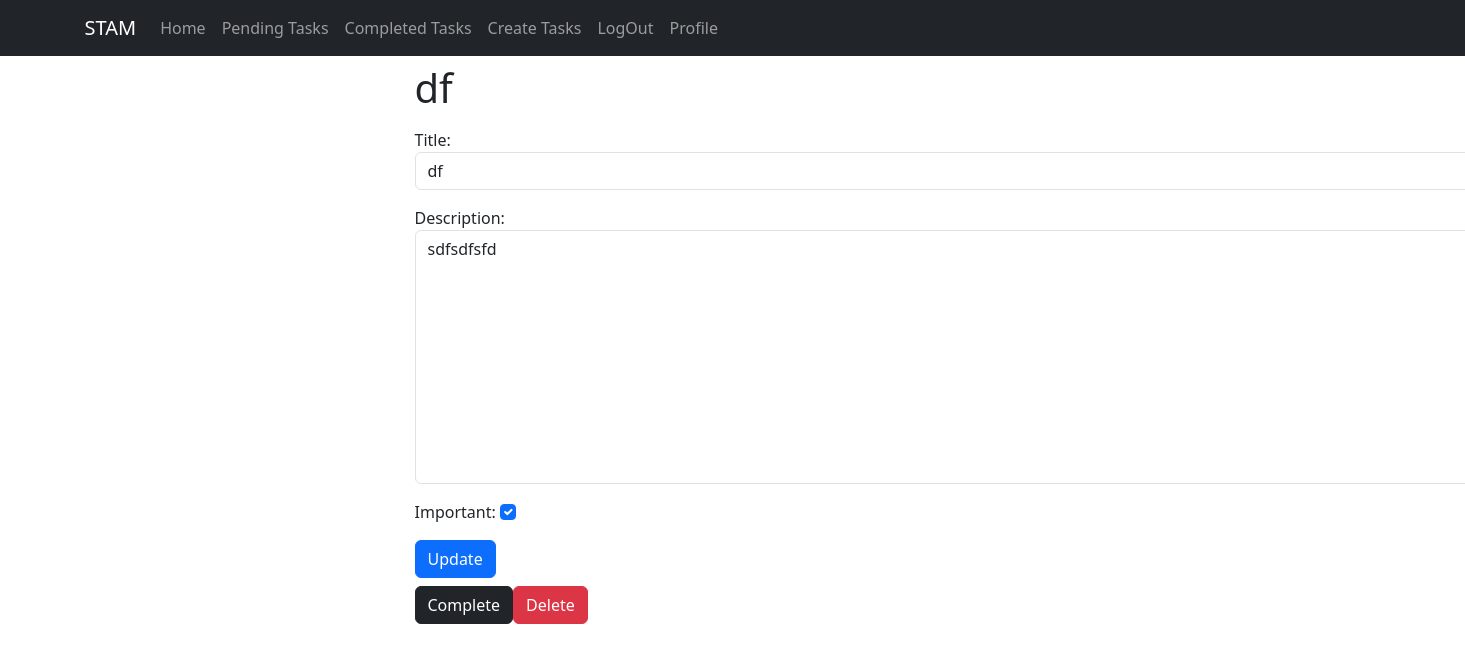
Page /tasks/2/ (signed in) on the earlier database version.
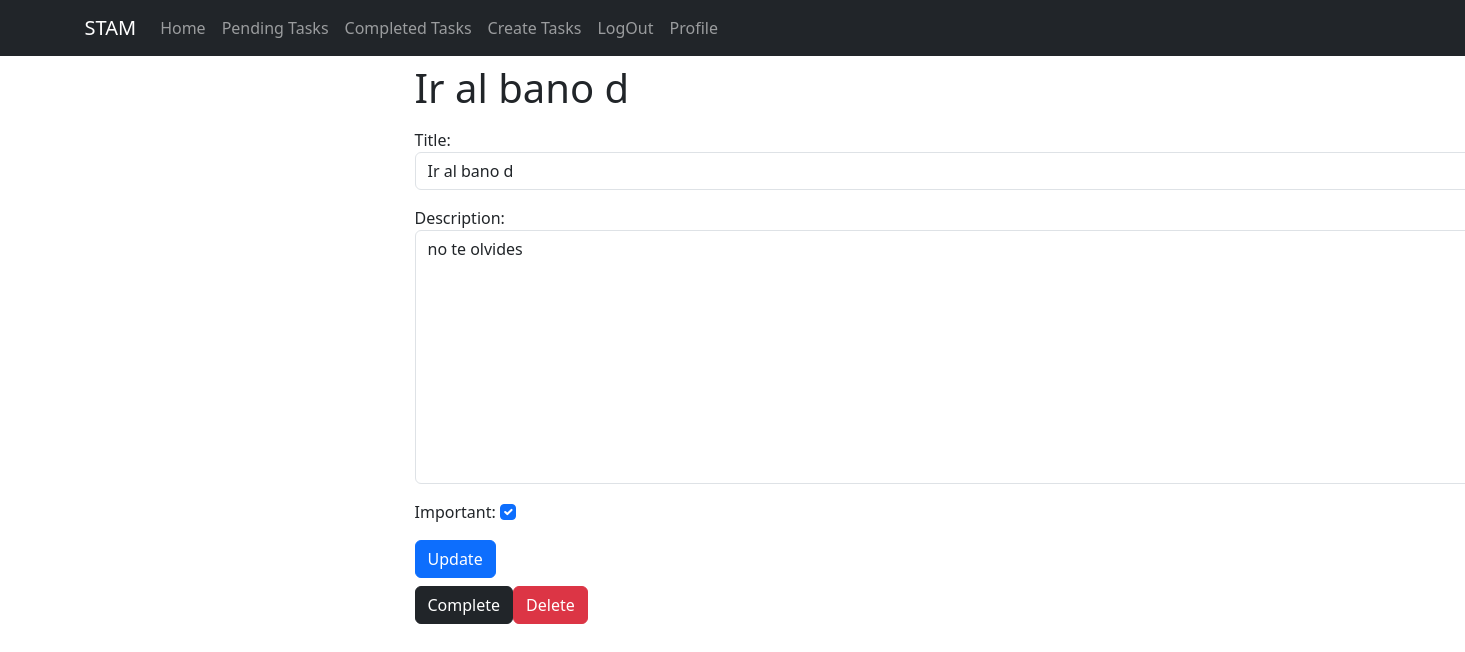
Same page on the later database version.
### tasks/models.py (models this page shows, shortened)
class Task(models.Model):
    title = models.CharField(max_length=200)
    description = models.TextField(blank=True)
    created = models.DateTimeField(auto_now_add=True)
    datecompleted = models.DateTimeField(null=True, blank=True)
    important = models.BooleanField(default=False)
    user = models.ForeignKey(User, on_delete=models.CASCADE)

### tasks/views.py (the view, shortened to what this page needs)
# urls.py: path('tasks/<int:task_id>/', views.task_detail, name='task_detail'),
@login_required
def task_detail(request, task_id):
    if request.method == 'GET':
        task = get_object_or_404(Task, pk=task_id, user=request.user)
        form = TaskForm(instance=task)
        return render(request, 'task_detail.html',
                      {'task': task, 'form': form})

### tasks/forms.py
class TaskForm(forms.ModelForm):
    class Meta:
        model = Task
        fields = ['title', 'description','important']
        widgets = {
            'title': forms.TextInput(attrs={'class': 'form-control', 'placeholder': 'Write a Title'}),
            'description': forms.Textarea(attrs={'class': 'form-control', 'placeholder': 'Write a Description for the Task'}),
            'important': forms.CheckboxInput(attrs={'class': 'form-check-input text-center'})
        }

### tasks/templates/task_detail.html (shortened to what this page needs)
{% extends 'base.html' %}
{% block content %}
 <main class='container'>
   <div class="row">
    <div class="md-6 offset-md-3">
      <h1 class='text-secundary py-2'> {{ task.title }}</h1>
              <form method="POST">
                {{ form.as_p }}
               <button class="btn btn-primary">Update</button>
            </form>
        <div class='d-flex mt-2'>
            <form action="{% url 'complete_task' task.id %}" method="POST">
              <button class="btn btn-dark">Complete</button>
            </form>
              <form action="{% url 'delete_task' task.id %}" method="POST">
              <button class="btn btn-danger">Delete</button>
            </form>
        </div>
  </div>
  </div>
</main>
{% endblock %}

Differences in the rows shown:
changed Task: title "df" → "Ir al bano d"; description "sdfsdfsfd" → "no te olvides"
